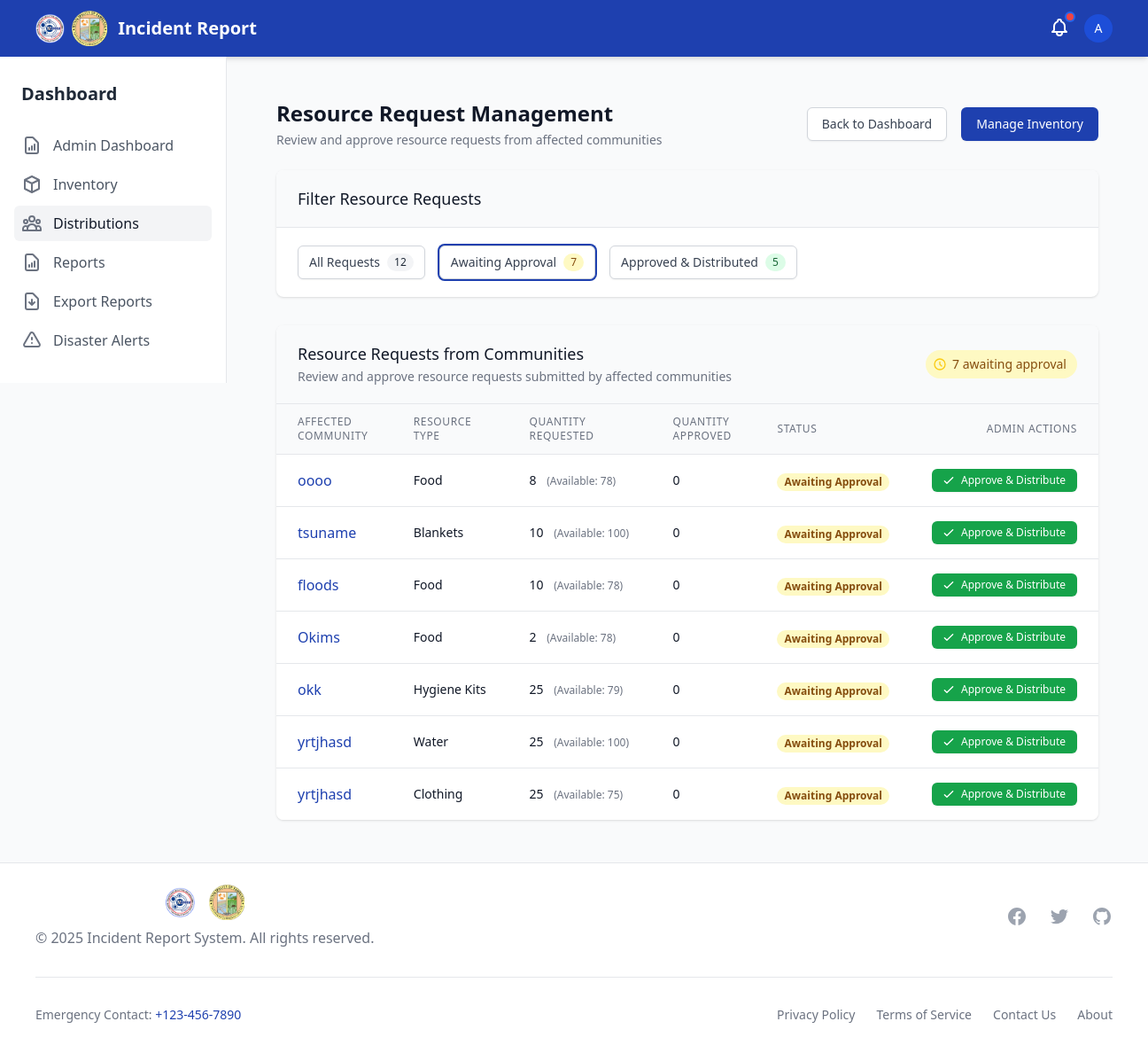
The page /distributions/?status=pending (signed in) on the database its author committed.
### disaster_aid/models.py (models this page shows, shortened)
class IncidentDistribution(models.Model):
    incident = models.ForeignKey(IncidentReport, on_delete=models.CASCADE)
    distribution_type = models.ForeignKey(DistributionType, on_delete=models.CASCADE)
    quantity_requested = models.PositiveIntegerField()
    quantity_approved = models.PositiveIntegerField(default=0)
    is_fulfilled = models.BooleanField(default=False)

class IncidentReport(models.Model):
    STATUS_CHOICES = (
        ('pending', 'Pending'),
        ('verified', 'Verified'),
        ('denied', 'Denied'),
    )
    reporter = models.ForeignKey(User, on_delete=models.CASCADE)
    title = models.CharField(max_length=255)
    description = models.TextField()
    disaster_type = models.ForeignKey(DisasterType, on_delete=models.SET_NULL, null=True)
    other_disaster_type = models.CharField(max_length=100, blank=True, null=True)
    location = models.CharField(max_length=255, blank=True, null=True)  # Keeping for backward compatibility
    barangay = models.ForeignKey(Barangay, on_delete=models.SET_NULL, null=True, blank=True, related_name='incidents')
    incident_datetime = models.DateTimeField(null=True, blank=True, help_text="When the incident actually occurred")
    date_reported = models.DateTimeField(auto_now_add=True)
    status = models.CharField(max_length=20, choices=STATUS_CHOICES, default='pending')
    is_verified = models.BooleanField(default=False)  # Keeping for backward compatibility
    denial_reason = models.TextField(null=True, blank=True)
    needs_resources = models.BooleanField(default=False)
    photo_1 = models.ImageField(upload_to='incident_photos/', null=True, blank=True)
    photo_2 = models.ImageField(upload_to='incident_photos/', null=True, blank=True)
    photo_3 = models.ImageField(upload_to='incident_photos/', null=True, blank=True)

class DistributionType(models.Model):
    name = models.CharField(max_length=100)

### disaster_aid/views.py (the view)
# urls.py: path('distributions/', distribution_list, name='distribution_list'),
@login_required
def distribution_list(request):
    if not request.user.is_staff:
        messages.error(request, "You are not authorized to access resource request management.")
        return redirect('dashboard')
    distributions = IncidentDistribution.objects.all().order_by('-incident__date_reported')
    total_count = distributions.count()
    fulfilled_count = distributions.filter(is_fulfilled=True).count()
    pending_count = total_count - fulfilled_count
    inventories = {inv.item_id: inv.quantity_available for inv in Inventory.objects.all()}
    status = request.GET.get('status')
    if status == 'fulfilled':
        distributions = distributions.filter(is_fulfilled=True)
    elif status == 'pending':
        distributions = distributions.filter(is_fulfilled=False)
    paginator = Paginator(distributions, 10)  # Show 10 distributions per page
    page_number = request.GET.get('page')
    page_obj = paginator.get_page(page_number)
    context = {
        'page_obj': page_obj,
        'status': status,
        'total_count': total_count,
        'fulfilled_count': fulfilled_count,
        'pending_count': pending_count,
        'inventories': inventories,
    }
    return render(request, 'inventory/distribution_list.html', context)

### disaster_aid/templatetags/custom_filters.py (called while the page is built)
@register.filter
def get_item(dictionary, key):
    return dictionary.get(key, 0)

### templates/inventory/distribution_list.html (shortened to what this page needs)
{% extends 'base.html' %}
{% load custom_filters %}
{% block content %}
<div class="py-6">
    <div class="max-w-7xl mx-auto px-4 sm:px-6 lg:px-8">
        <div class="flex items-center justify-between">
            <div>
                <h1 class="text-2xl font-semibold text-gray-900">Resource Request Management</h1>
                <p class="mt-1 text-sm text-gray-500">Review and approve resource requests from affected communities</p>
            </div>
            <div>
                <a href="{% url 'admin_dashboard' %}" class="inline-flex items-center px-4 py-2 border border-gray-300 shadow-sm text-sm font-medium rounded-md text-gray-700 bg-white hover:bg-gray-50 focus:outline-none focus:ring-2 focus:ring-offset-2 focus:ring-primary">
                    Back to Dashboard
                </a>
                <a href="{% url 'inventory_list' %}" class="ml-3 inline-flex items-center px-4 py-2 border border-transparent shadow-sm text-sm font-medium rounded-md text-white bg-primary hover:bg-blue-700 focus:outline-none focus:ring-2 focus:ring-offset-2 focus:ring-primary">
                    Manage Inventory
                </a>
            </div>
        </div>
        <div class="mt-6 bg-white shadow overflow-hidden sm:rounded-lg">
            <div class="px-4 py-5 sm:px-6 bg-gray-50">
                <h3 class="text-lg leading-6 font-medium text-gray-900">
                    Filter Resource Requests
                </h3>
            </div>
            <div class="border-t border-gray-200 px-4 py-5 sm:px-6">
                <div class="flex space-x-4">
                    <a href="{% url 'distribution_list' %}" class="inline-flex items-center px-3 py-2 border border-gray-300 shadow-sm text-sm leading-4 font-medium rounded-md text-gray-700 bg-white hover:bg-gray-50 focus:outline-none focus:ring-2 focus:ring-offset-2 focus:ring-primary {% if not status %}ring-2 ring-primary{% endif %}">
                        All Requests
                        <span class="ml-2 inline-flex items-center px-2 py-0.5 rounded-full text-xs font-medium bg-gray-100 text-gray-800">
                            {{ total_count }}
                        </span>
                    </a>
                    <a href="{% url 'distribution_list' %}?status=pending" class="inline-flex items-center px-3 py-2 border border-gray-300 shadow-sm text-sm leading-4 font-medium rounded-md text-gray-700 bg-white hover:bg-gray-50 focus:outline-none focus:ring-2 focus:ring-offset-2 focus:ring-primary {% if status == 'pending' %}ring-2 ring-primary{% endif %}">
                        Awaiting Approval
                        <span class="ml-2 inline-flex items-center px-2 py-0.5 rounded-full text-xs font-medium bg-yellow-100 text-yellow-800">
                            {{ pending_count }}
                        </span>
                    </a>
                    <a href="{% url 'distribution_list' %}?status=fulfilled" class="inline-flex items-center px-3 py-2 border border-gray-300 shadow-sm text-sm leading-4 font-medium rounded-md text-gray-700 bg-white hover:bg-gray-50 focus:outline-none focus:ring-2 focus:ring-offset-2 focus:ring-primary {% if status == 'fulfilled' %}ring-2 ring-primary{% endif %}">
                        Approved & Distributed
                        <span class="ml-2 inline-flex items-center px-2 py-0.5 rounded-full text-xs font-medium bg-green-100 text-green-800">
                            {{ fulfilled_count }}
                        </span>
                    </a>
                </div>
            </div>
        </div>
        <div class="mt-8 bg-white shadow overflow-hidden sm:rounded-lg">
            <div class="px-4 py-5 sm:px-6 bg-gray-50 flex justify-between items-center">
                <div>
                    <h3 class="text-lg leading-6 font-medium text-gray-900">
                        Resource Requests from Communities
                    </h3>
                    <p class="mt-1 text-sm text-gray-500">
                        Review and approve resource requests submitted by affected communities
                    </p>
                </div>
                {% if pending_count > 0 %}
                <span class="inline-flex items-center px-3 py-1.5 rounded-full text-sm font-medium bg-yellow-100 text-yellow-800">
                    <svg class="-ml-1 mr-1.5 h-4 w-4 text-yellow-400" xmlns="http://www.w3.org/2000/svg" fill="none" viewBox="0 0 24 24" stroke="currentColor">
                        <path stroke-linecap="round" stroke-linejoin="round" stroke-width="2" d="M12 8v4l3 3m6-3a9 9 0 11-18 0 9 9 0 0118 0z" />
                    </svg>
                    {{ pending_count }} awaiting approval
                </span>
                {% endif %}
            </div>
            <div class="border-t border-gray-200">
                <table class="min-w-full divide-y divide-gray-200">
                    <thead class="bg-gray-50">
                        <tr>
                            <th scope="col" class="px-6 py-3 text-left text-xs font-medium text-gray-500 uppercase tracking-wider">
                                Affected Community
                            </th>
                            <th scope="col" class="px-6 py-3 text-left text-xs font-medium text-gray-500 uppercase tracking-wider">
                                Resource Type
                            </th>
                            <th scope="col" class="px-6 py-3 text-left text-xs font-medium text-gray-500 uppercase tracking-wider">
                                Quantity Requested
                            </th>
                            <th scope="col" class="px-6 py-3 text-left text-xs font-medium text-gray-500 uppercase tracking-wider">
                                Quantity Approved
                            </th>
                            <th scope="col" class="px-6 py-3 text-left text-xs font-medium text-gray-500 uppercase tracking-wider">
                                Status
                            </th>
                            <th scope="col" class="px-6 py-3 text-right text-xs font-medium text-gray-500 uppercase tracking-wider">
                                Admin Actions
                            </th>
                        </tr>
                    </thead>
                    <tbody class="bg-white divide-y divide-gray-200">
                        {% for distribution in page_obj %}
                        <tr>
                            <td class="px-6 py-4 whitespace-nowrap">
                                <a href="{% url 'incident_detail' distribution.incident.id %}" class="text-primary hover:text-blue-900">
                                    {{ distribution.incident.title }}
                                </a>
                            </td>
                            <td class="px-6 py-4 whitespace-nowrap">
                                <div class="text-sm font-medium text-gray-900">
                                    {{ distribution.distribution_type.name }}
                                </div>
                            </td>
                            <td class="px-6 py-4 whitespace-nowrap">
                                <div class="text-sm text-gray-900">
                                    {{ distribution.quantity_requested }}
                                    {% if not distribution.is_fulfilled %}
                                    <span class="ml-2 text-xs text-gray-500">
                                        (Available: {{ inventories|get_item:distribution.distribution_type.id|default:"0" }})
                                    </span>
                                    {% endif %}
                                </div>
                            </td>
                            <td class="px-6 py-4 whitespace-nowrap">
                                <div class="text-sm text-gray-900">
                                    {{ distribution.quantity_approved }}
                                </div>
                            </td>
                            <td class="px-6 py-4 whitespace-nowrap">
                                {% if distribution.is_fulfilled %}
                                <span class="px-2 inline-flex text-xs leading-5 font-semibold rounded-full bg-green-100 text-green-800">
                                    Approved & Distributed
                                </span>
                                {% else %}
                                <span class="px-2 inline-flex text-xs leading-5 font-semibold rounded-full bg-yellow-100 text-yellow-800">
                                    Awaiting Approval
                                </span>
                                {% endif %}
                            </td>
                            <td class="px-6 py-4 whitespace-nowrap text-right text-sm font-medium">
                                {% if not distribution.is_fulfilled %}
                                    {% if inventories|get_item:distribution.distribution_type.id >= distribution.quantity_requested %}
                                    <a href="{% url 'approve_distribution' distribution.id %}" class="inline-flex items-center px-3 py-1 border border-transparent text-xs font-medium rounded-md shadow-sm text-white bg-green-600 hover:bg-green-700 focus:outline-none focus:ring-2 focus:ring-offset-2 focus:ring-green-500">
                                        <svg class="mr-1.5 -ml-0.5 h-4 w-4" xmlns="http://www.w3.org/2000/svg" fill="none" viewBox="0 0 24 24" stroke="currentColor">
                                            <path stroke-linecap="round" stroke-linejoin="round" stroke-width="2" d="M5 13l4 4L19 7" />
                                        </svg>
                                        Approve & Distribute
                                    </a>
                                    {% endif %}
                                {% endif %}
                            </td>
                        </tr>
                        {% empty %}
                        <tr>
                            <td colspan="6" class="px-6 py-4 whitespace-nowrap text-center text-sm text-gray-500">
                                No distribution requests found
                            </td>
                        </tr>
                        {% endfor %}
                    </tbody>
                </table>
            </div>
        </div>
    </div>
</div>
{% endblock %}

### templates/components/navbar.html (shortened to what this page needs)
<nav class="bg-primary text-white shadow-md" x-data="{ mobileMenuOpen: false }">
    <div class="max-w-7xl mx-auto px-4 sm:px-6 lg:px-8">
        <div class="flex justify-between h-16">
            <div class="flex">
                <div class="flex-shrink-0 flex items-center space-x-3">
                    <div class="flex items-center space-x-2">
                        <img src="/static/logo/mdrrmc_logo.png" alt="MDRRMC Logo" class="h-10 w-auto">
                        <img src="/static/logo/lgu_logo.png" alt="LGU Logo" class="h-10 w-auto">
                    </div>
                    <a href="{% url 'home' %}" class="font-bold text-xl">Incident Report</a>
                </div>
            </div>
            <div class="flex items-center">
                {% include 'components/notifications.html' %}
                {% if user.is_authenticated %}
                <div class="ml-3 relative" x-data="{ open: false }">
                    <div>
                        <button @click="open = !open" class="flex text-sm rounded-full focus:outline-none focus:ring-2 focus:ring-offset-2 focus:ring-offset-blue-800 focus:ring-white">
                            {% if user.reporterprofile.profile_image %}
                            <img class="h-8 w-8 rounded-full object-cover" src="{{ user.reporterprofile.profile_image.url }}" alt="{{ user.username }}">
                            {% else %}
                            <div class="h-8 w-8 rounded-full bg-blue-700 flex items-center justify-center">
                                <span class="text-sm font-medium">{{ user.username|first|upper }}</span>
                            </div>
                            {% endif %}
                        </button>
                    </div>
                </div>
                {% endif %}
            </div>
        </div>
    </div>
</nav>

### rows shown on the page
IncidentDistribution: incident "oooo", distribution_type.name "Food", quantity_requested "8", distribution_type "78", quantity_approved "0", is_fulfilled "Awaiting Approval"
IncidentDistribution: incident "tsuname", distribution_type.name "Blankets", quantity_requested "10", distribution_type "100", quantity_approved "0", is_fulfilled "Awaiting Approval"
IncidentDistribution: incident "floods", distribution_type.name "Food", quantity_requested "10", distribution_type "78", quantity_approved "0", is_fulfilled "Awaiting Approval"
IncidentDistribution: incident "Okims", distribution_type.name "Food", quantity_requested "2", distribution_type "78", quantity_approved "0", is_fulfilled "Awaiting Approval"
IncidentDistribution: incident "okk", distribution_type.name "Hygiene Kits", quantity_requested "25", distribution_type "79", quantity_approved "0", is_fulfilled "Awaiting Approval"
IncidentDistribution: incident "yrtjhasd", distribution_type.name "Water", quantity_requested "25", distribution_type "100", quantity_approved "0", is_fulfilled "Awaiting Approval"
IncidentDistribution: incident "yrtjhasd", distribution_type.name "Clothing", quantity_requested "25", distribution_type "75", quantity_approved "0", is_fulfilled "Awaiting Approval"

### other values the page prints
{{ user.username|first|upper }} "A"
{{ total_count }} "12"
{{ pending_count }} "7"
{{ fulfilled_count }} "5"
